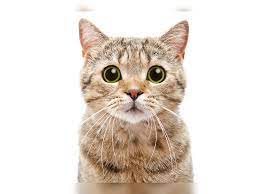
#> input picture photo/cat.jpeg, 260 x 194 px
$ jupyter execute '13 image cropping .ipynb'
#> lines starting #> are read from the running program, lines starting #| are printed output that depends on the picture
[cell 1]
import cv2
import numpy as np

[cell 2]
img=cv2.imread('photo/cat.jpeg')
#> img is the input picture: shape (194, 260, 3); mean B, G, R 212.3, 220.4, 229.7

[cell 3]
hight,width=img.shape[:2]
#> hight = 194; width = 260

[cell 4]
start_row,start_col=int(hight*.25),int(width*.25)
#> start_row = 48; start_col = 65
end_row,end_col=int(hight*.75),int(width*.75)
#> end_row = 145; end_col = 195

[cell 5]
cropped=img[start_row:end_row,start_col:end_col]
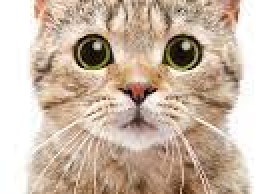
#> cropped: shape (97, 130, 3) (shown 2 times larger); mean B, G, R 164, 181.5, 201.2
